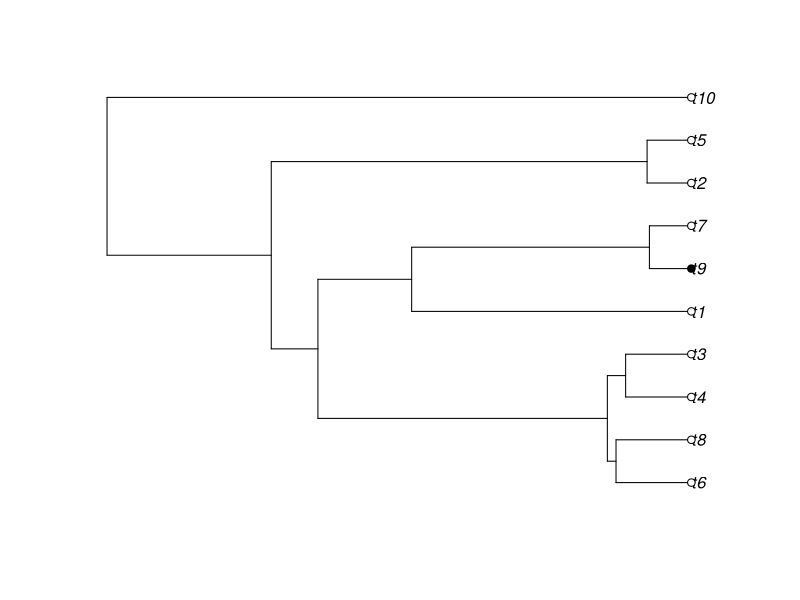
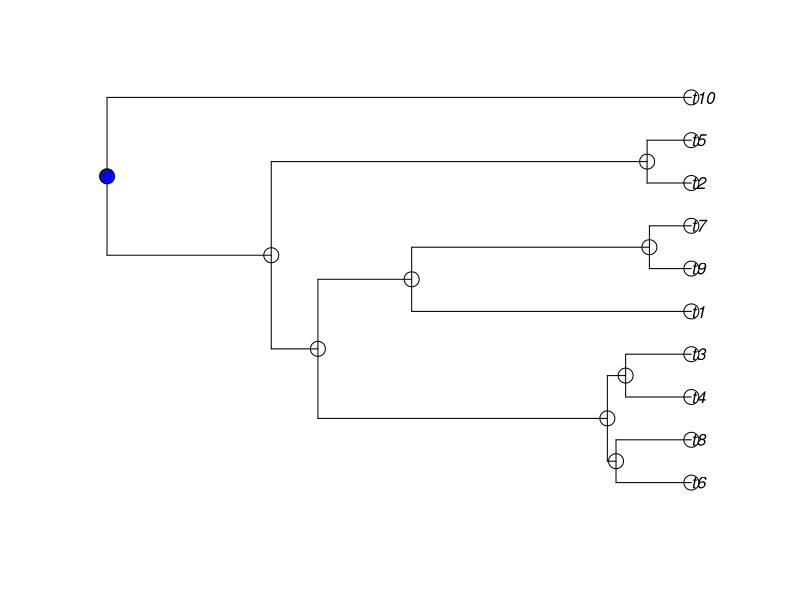
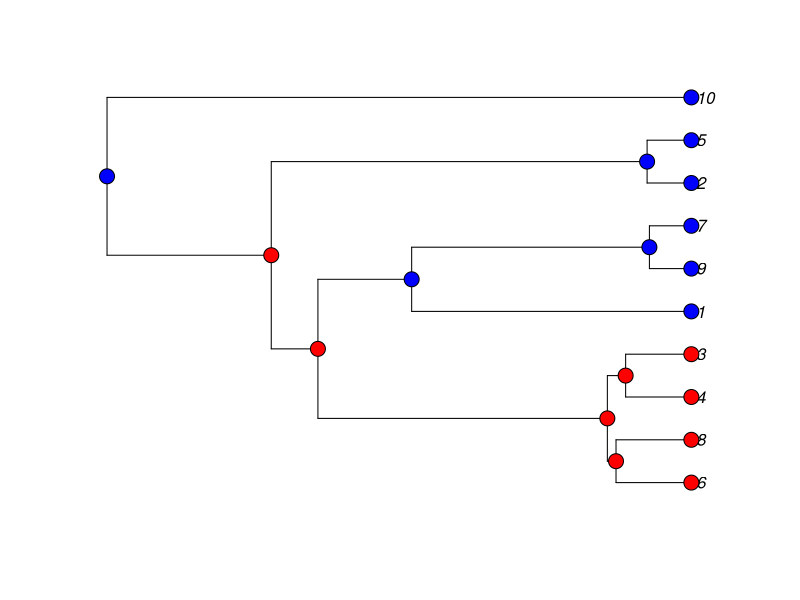

These charts were generated, in order, by the following R code:
## ---- chunk 1
rm(list=ls())

library(ape)
library(expm) # matrix exponential
## ---- chunk 2
tree <- rcoal(10)
x <- sample(c(0,1), size=10, replace=T)

plot(tree)
tiplabels(pch=21,bg=x)


fit <- ace(x, tree, type='discrete', model='ARD')
## ---- chunk 3
Q <- matrix(c(-1,1,1,-1),ncol=2)
# can scale rates up or down:
Q <- Q/1

getP <- function(t,Q){
	P <- expm(Q*t)
	return(P)
}
## ---- chunk 4
states_vec <- rep(NA,(tree$Nnode + length(tree$tip.label)))
names(states_vec) <- c(tree$tip.label, paste0("node", 1:tree$Nnode))
## ---- chunk 5
states <- c(1, 2)
state_colors <- c('blue','red') #for plotting
## ---- chunk 6
pi_root <- c(1,0)
## ---- chunk 7
root <- length(tree$tip.label) + 1
states_vec[root] <- sample(states, 1, prob = pi_root)
## ---- chunk 8
plot(tree)
tip_states <- states_vec[tree$tip.label]
tiplabels(pch=21, bg=state_colors[tip_states], cex=2)
node_states <- states_vec[paste0("node", 1:tree$Nnode)]
nodelabels(pch=21, bg=state_colors[node_states], cex=2)
## ---- chunk 9
preorder <- rev(postorder(tree))  # parent before children
## ---- chunk 10
edges <- tree$edge
## ---- chunk 11
colnames(edges) <- c('parent','descendant')
edges <- as.data.frame(edges) # to use the handy $ command for columns
## ---- chunk 12
edge.lengths <- tree$edge.length
## ---- chunk 13
edges$parentstate <- states_vec[edges$parent]
edges$nextstate <- NA
edges$lengths <- edge.lengths

for(i in 1:nrow(edges)){
	parent_state <- if(edges[i,'parentstate']==1){c(1,0)}else{c(0,1)}
	prob = getP(edges$lengths[i],Q) %*% parent_state
	next_state <- sample(c(1,2), size=1, prob=c(prob))
	new_parent <- edges[i, 'descendant']
	edges[i,'nextstate'] <- next_state
	edges[edges$parent==new_parent, 'parentstate'] <- next_state
}
## ---- chunk 14
states_vec[edges$parent] <- edges$parentstate
states_vec[edges$descendant] <- edges$nextstate
## ---- chunk 15
plot(tree)
tip_states <- states_vec[tree$tip.label]
tiplabels(pch=21, bg=state_colors[tip_states], cex=2)
node_states <- states_vec[paste0("node", 1:tree$Nnode)]
nodelabels(pch=21, bg=state_colors[node_states], cex=2)
